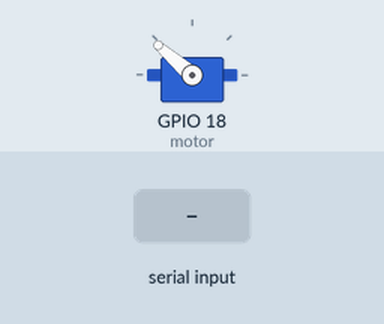
Recording of a sketch running on a simulated ESP32. Shown: servo. The inputs (shaded band) are chosen by the test bench. What the sketch prints to the serial monitor is not drawn.

Above: at 0.39 s.
1.3 s: "D\n" received over Serial
At 1.75 s:
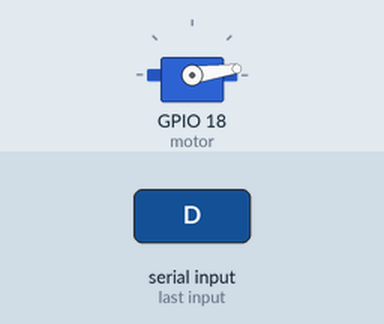
4.3 s: "S\n" received over Serial
At 7.02 s:
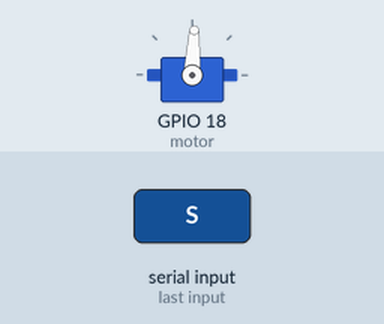
7.3 s: "T\n" received over Serial
10.3 s: "O\n" received over Serial
At 11.0 s:
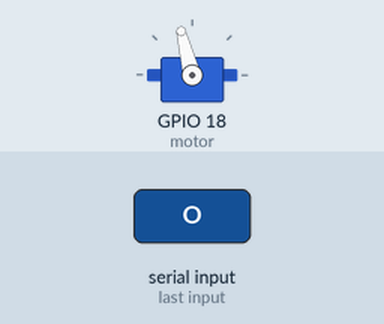
Timing chart, 0 to 12.8 s (numbered marks = the images above; inputs shaded):
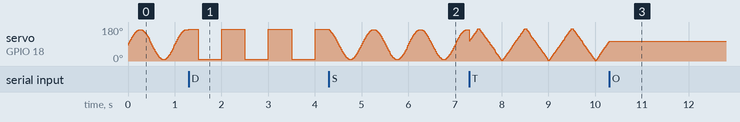

Measured:
- after the input at 10.3 s, servo on GPIO 18 (motor): stops changing and stays 104°

The sketch:

sketch_apr6a.ino
```cpp
#include <ESP32Servo.h>

Servo motor;
int tipSemnal = 1;
float frecventa = 1.0;
unsigned long timpStart = 0;
bool sistemActiv = true; // <-- Magia pentru Pornire/Oprire

void setup() {
  Serial.begin(115200);
  motor.attach(18);
  timpStart = micros();
}

void loop() {
  if (Serial.available() > 0) {
    String msg = Serial.readStringUntil('\n');
    msg.trim();

    if (msg == "S") tipSemnal = 1;
    else if (msg == "D") tipSemnal = 2;
    else if (msg == "T") tipSemnal = 3;
    else if (msg == "P") sistemActiv = true;   // Ascultă butonul PORNIRE
    else if (msg == "O") sistemActiv = false;  // Ascultă butonul OPRIRE
    else if (msg.startsWith("F:")) {
      frecventa = msg.substring(2).toFloat();
    }
  }

  int valoare = 0;

  // Generăm semnal doar dacă sistemul e pornit
  if (sistemActiv) {
    float t = (micros() - timpStart) / 1000000.0;

    if (tipSemnal == 1) valoare = 2000 + (sin(2 * PI * frecventa * t) * 1800);
    else if (tipSemnal == 2) valoare = (sin(2 * PI * frecventa * t) > 0) ? 3800 : 200;
    else if (tipSemnal == 3) valoare = 4000 * abs(2 * (frecventa * t - floor(frecventa * t + 0.5)));

    motor.write(map(valoare, 0, 4095, 0, 180));
  }

  Serial.println(valoare); // Dacă e oprit, va trimite pur și simplu "0"

  delay(4);
}
```
